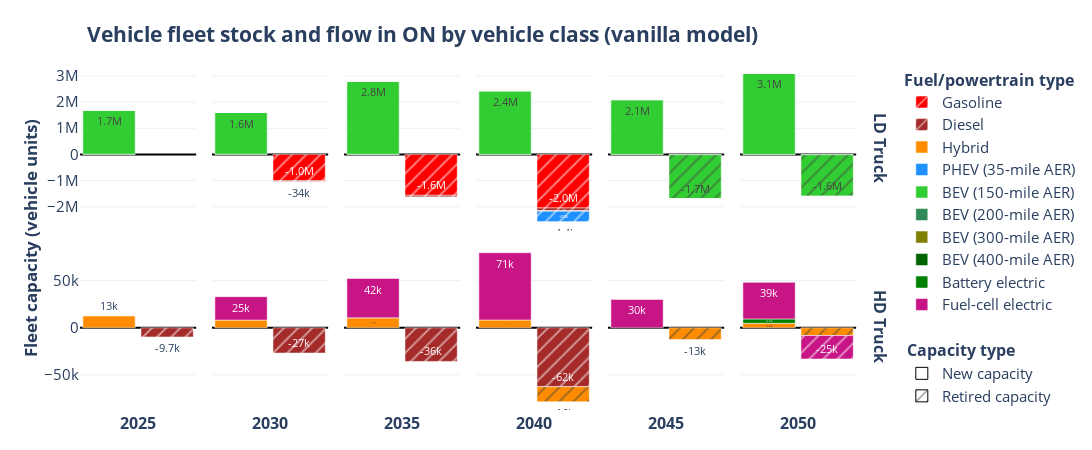

Here is the notebook cell this chart was saved with:
### Code cell
fig = plot_capacity_flow(db_variant='vanilla4', 
                   scenario='vanilla4_cftnorm',
                   modes=['LD Truck', 'HD Truck'],
                   cap_types=['new capacity', 'retired cap'], 
                #    lifetime_classes='yes',
                   scenario_title='vanilla model')
